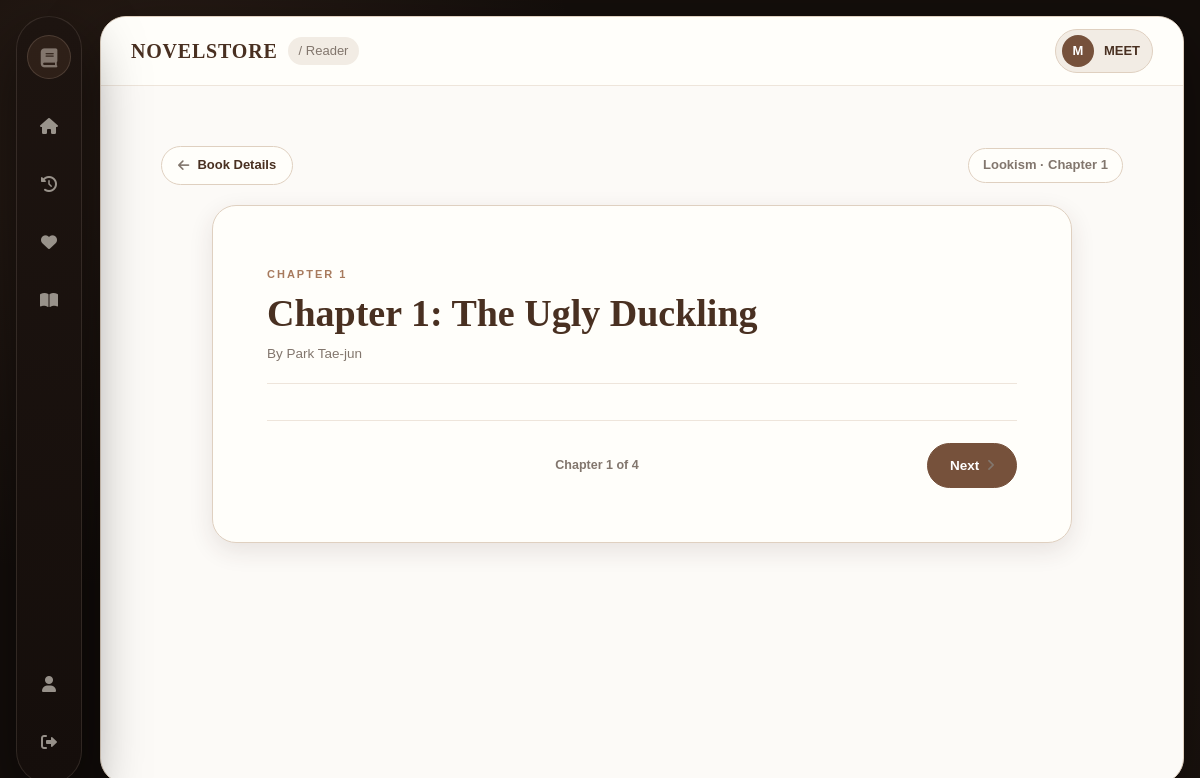
Screenshot of /reader.php?novel_id=20&chapter=1 (signed in) with the database file from the repository.
### tables this page shows
CREATE TABLE  users  (
  user_id  int NOT NULL AUTO_INCREMENT,
  username  varchar(50) NOT NULL,
  email  varchar(100) NOT NULL,
  password  varchar(255) NOT NULL,
  profile_pic  varchar(255) DEFAULT NULL,
  created_at  timestamp NULL DEFAULT CURRENT_TIMESTAMP,
  PRIMARY KEY ( user_id ),
  UNIQUE KEY  username  ( username ),
  UNIQUE KEY  email  ( email )
);

CREATE TABLE  novels  (
   novel_id  int NOT NULL AUTO_INCREMENT,
   title  varchar(150) NOT NULL,
   author  varchar(100) NOT NULL,
   genre  varchar(100) NOT NULL,
   description  text,
   cover_image  varchar(255) DEFAULT 'default.png',
   price  decimal(8,2) NOT NULL DEFAULT '0.00',
   created_at  timestamp NULL DEFAULT CURRENT_TIMESTAMP,
   rating  tinyint NOT NULL DEFAULT '1',
  PRIMARY KEY ( novel_id )
);

CREATE TABLE chapters (
  chapter_id int NOT NULL AUTO_INCREMENT,
  novel_id int NOT NULL,
  chapter_number int NOT NULL,
  chapter_title varchar(150) DEFAULT NULL,
  content longtext NOT NULL,
  PRIMARY KEY ( chapter_id ),
  UNIQUE KEY  unique_chapter  ( novel_id , chapter_number )
);

### include/session.php (called while the page is built, shortened)
<?php
$user_id = (int) $_SESSION['user_id'];

### reader.php (the view, shortened to what this page needs)
<?php
require_once 'include/session.php';
require_once 'config/db.php';
$novel_id = filter_input(INPUT_GET, 'novel_id', FILTER_VALIDATE_INT);
$chapter_number = filter_input(INPUT_GET, 'chapter', FILTER_VALIDATE_INT);
$stmt = mysqli_prepare($conn, "
  SELECT novel_id, title, author, cover_image, price
  FROM novels
  WHERE novel_id=?
");
mysqli_stmt_bind_param($stmt, "i", $novel_id);
mysqli_stmt_execute($stmt);
$novel = mysqli_fetch_assoc(mysqli_stmt_get_result($stmt));
$stmt = mysqli_prepare($conn, "SELECT * FROM chapters WHERE novel_id=? AND chapter_number=?");
mysqli_stmt_bind_param($stmt, "ii", $novel_id, $chapter_number);
mysqli_stmt_execute($stmt);
$chapter = mysqli_fetch_assoc(mysqli_stmt_get_result($stmt));
$stmt = mysqli_prepare($conn, "
  SELECT MIN(chapter_number) AS first_chapter, MAX(chapter_number) AS last_chapter
  FROM chapters
  WHERE novel_id=?
");
mysqli_stmt_bind_param($stmt, "i", $novel_id);
mysqli_stmt_execute($stmt);
$range = mysqli_fetch_assoc(mysqli_stmt_get_result($stmt));
$last = (int)$range['last_chapter'];
$layout_page = 'Reader';
include 'include/dashboard_start.php';
?>
<div class="reader-page-content ns-reader-wrap">
  <div class="ns-reader-top">
    <a href="novel.php?id=<?php echo (int)$novel_id; ?>" class="ns-back-pill">
      <i class="fa-solid fa-arrow-left"></i> Book Details
    </a>
    <span class="ns-reader-crumb">
      <?php echo htmlspecialchars($novel['title'], ENT_QUOTES, 'UTF-8'); ?> &middot; Chapter
      <?php echo (int)$chapter['chapter_number']; ?>
    </span>
  </div>
  <article class="reader-card-dashboard ns-reader-sheet">
    <span class="ns-reader-eyebrow">CHAPTER <?php echo (int)$chapter['chapter_number']; ?></span>
    <h1><?php echo htmlspecialchars($chapter['chapter_title'], ENT_QUOTES, 'UTF-8'); ?></h1>
    <p class="ns-reader-byline">By <?php echo htmlspecialchars($novel['author'], ENT_QUOTES, 'UTF-8'); ?></p>
    <div class="reader-chapter-nav ns-reader-footer-nav">
      <span class="ns-reader-progress">Chapter <?php echo $chapter_number; ?> of <?php echo $last; ?></span>
      <?php if ($chapter_number < $last): ?>
        <a class="ns-btn-primary"
          href="reader.php?novel_id=<?php echo $novel_id; ?>&chapter=<?php echo $chapter_number + 1; ?>">
          Next <i class="fa-solid fa-angle-right"></i>
        </a>
      <?php else: ?>
        <span class="ns-reader-progress">End of book</span>
      <?php endif; ?>
    </div>
  </article>
</div>
<?php include 'include/dashboard_end.php'; ?>

### include/dashboard_start.php (shortened to what this page needs)
<?php
require_once __DIR__ . '/session.php';
require_once __DIR__ . '/../config/db.php';
$layout_page = $layout_page ?? 'Home';
$stmt = mysqli_prepare($conn, "SELECT username, email, profile_pic FROM users WHERE user_id=?");
mysqli_stmt_bind_param($stmt, "i", $user_id);
mysqli_stmt_execute($stmt);
$layout_user = mysqli_fetch_assoc(mysqli_stmt_get_result($stmt));
$layout_user = $layout_user ?: ['username' => 'User', 'email' => '', 'profile_pic' => ''];
$initial = strtoupper(substr($layout_user['username'] ?: 'U', 0, 1));
function dashboardActivePage($name)
{
  global $layout_page;
  return $layout_page === $name ? 'active' : '';
}
?>
<!DOCTYPE html>
<html lang="en">
<head>
  <?php include __DIR__ . '/Links.php'; ?>
</head>
<body class="ns-dash-body">
  <div class="ns-dash-shell">
    <aside class="ns-pill-rail" aria-label="Dashboard Navigation">
      <a href="Dashboard.php?page=Home" class="ns-rail-brand" title="NOVELSTORE">
        <i class="fa-solid fa-book"></i>
      </a>
      <nav class="ns-rail-nav">
        <a href="Dashboard.php?page=Home" class="ns-rail-item <?php echo dashboardActivePage('Home'); ?>"
          aria-label="Home">
          <i class="fa-solid fa-house"></i>
        </a>
        <a href="Dashboard.php?page=History" class="ns-rail-item <?php echo dashboardActivePage('History'); ?>"
          aria-label="History">
          <i class="fa-solid fa-clock-rotate-left"></i>
        </a>
        <a href="Dashboard.php?page=Wishlist" class="ns-rail-item <?php echo dashboardActivePage('Wishlist'); ?>"
          aria-label="Wishlist">
          <i class="fa-solid fa-heart"></i>
        </a>
        <a href="Dashboard.php?page=Library" class="ns-rail-item <?php echo dashboardActivePage('Library'); ?>"
          aria-label="Library">
          <i class="fa-solid fa-book-open"></i>
        </a>
      </nav>
      <div class="ns-rail-bottom">
        <a href="Dashboard.php?page=User" class="ns-rail-item <?php echo dashboardActivePage('User'); ?>"
          aria-label="Profile">
          <i class="fa-solid fa-user"></i>
        </a>
        <a href="logout.php" class="ns-rail-item" aria-label="Logout">
          <i class="fa-solid fa-right-from-bracket"></i>
        </a>
      </div>
    </aside>
    <main class="ns-dash-workspace">
      <header class="ns-topbar">
        <div class="ns-topbar-title">
          <strong>NOVELSTORE</strong>
          <span class="ns-topbar-crumb">/ <?php echo htmlspecialchars($layout_page, ENT_QUOTES, 'UTF-8'); ?></span>
        </div>
        <div class="ns-topbar-right">
          <a href="Dashboard.php?page=User" class="ns-user-pill">
            <span class="ns-user-avatar">
              <?php if (!empty($layout_user['profile_pic'])): ?>
              <img src="<?php echo htmlspecialchars($layout_user['profile_pic'], ENT_QUOTES, 'UTF-8'); ?>" alt="Avatar">
              <?php else: ?>
              <?php echo htmlspecialchars($initial, ENT_QUOTES, 'UTF-8'); ?>
              <?php endif; ?>
            </span>
            <span><?php echo htmlspecialchars($layout_user['username'], ENT_QUOTES, 'UTF-8'); ?></span>
          </a>
        </div>
      </header>
      <div class="ns-page-body">

### rows the page displays
users: username "M", username "MEET"
novels: title "Lookism", author "Park Tae-jun"
chapters: chapter_number "1", chapter_title "Chapter 1: The Ugly Duckling"

### other values shown
$layout_page "Reader"
$chapter_number "1"
$last "4"
